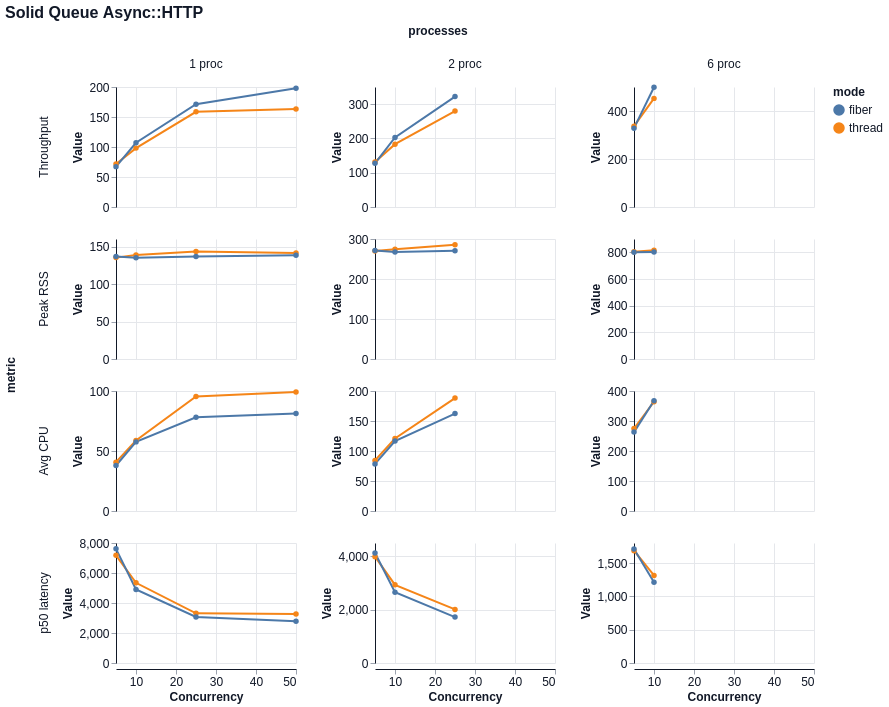

Vega-Lite specification for this chart:
### Vega-Lite specification from a JSON file in a GitHub repository (floating-point values rounded to 4 significant figures)
{"$schema": "https://vega.github.io/schema/vega-lite/v6.json", "title": "Solid Queue Async::HTTP", "width": 180, "height": 120, "data": {"values": [{"mode": "thread", "concurrency": 5, "processes": "1 proc", "metric": "Throughput", "value": 71.71, "unit": "jobs/s"}, {"mode": "thread", "concurrency": 5, "processes": "1 proc", "metric": "Peak RSS", "value": 135.2, "unit": "MB"}, {"mode": "thread", "concurrency": 5, "processes": "1 proc", "metric": "Avg CPU", "value": 40.7, "unit": "%"}, {"mode": "thread", "concurrency": 5, "processes": "1 proc", "metric": "p50 latency", "value": 7179.0, "unit": "ms"}, {"mode": "thread", "concurrency": 10, "processes": "1 proc", "metric": "Throughput", "value": 98.14, "unit": "jobs/s"}, {"mode": "thread", "concurrency": 10, "processes": "1 proc", "metric": "Peak RSS", "value": 138.5, "unit": "MB"}, {"mode": "thread", "concurrency": 10, "processes": "1 proc", "metric": "Avg CPU", "value": 58.8, "unit": "%"}, {"mode": "thread", "concurrency": 10, "processes": "1 proc", "metric": "p50 latency", "value": 5348.0, "unit": "ms"}, {"mode": "thread", "concurrency": 25, "processes": "1 proc", "metric": "Throughput", "value": 158.7, "unit": "jobs/s"}, {"mode": "thread", "concurrency": 25, "processes": "1 proc", "metric": "Peak RSS", "value": 143.3, "unit": "MB"}, {"mode": "thread", "concurrency": 25, "processes": "1 proc", "metric": "Avg CPU", "value": 95.5, "unit": "%"}, {"mode": "thread", "concurrency": 25, "processes": "1 proc", "metric": "p50 latency", "value": 3311.0, "unit": "ms"}, {"mode": "thread", "concurrency": 50, "processes": "1 proc", "metric": "Throughput", "value": 163.4, "unit": "jobs/s"}, {"mode": "thread", "concurrency": 50, "processes": "1 proc", "metric": "Peak RSS", "value": 141.3, "unit": "MB"}, {"mode": "thread", "concurrency": 50, "processes": "1 proc", "metric": "Avg CPU", "value": 99.2, "unit": "%"}, {"mode": "thread", "concurrency": 50, "processes": "1 proc", "metric": "p50 latency", "value": 3262.0, "unit": "ms"}, {"mode": "thread", "concurrency": 5, "processes": "2 proc", "metric": "Throughput", "value": 131.3, "unit": "jobs/s"}, {"mode": "thread", "concurrency": 5, "processes": "2 proc", "metric": "Peak RSS", "value": 269.8, "unit": "MB"}, {"mode": "thread", "concurrency": 5, "processes": "2 proc", "metric": "Avg CPU", "value": 84.3, "unit": "%"}, {"mode": "thread", "concurrency": 5, "processes": "2 proc", "metric": "p50 latency", "value": 3988.0, "unit": "ms"}, {"mode": "thread", "concurrency": 10, "processes": "2 proc", "metric": "Throughput", "value": 183.2, "unit": "jobs/s"}, {"mode": "thread", "concurrency": 10, "processes": "2 proc", "metric": "Peak RSS", "value": 274.7, "unit": "MB"}, {"mode": "thread", "concurrency": 10, "processes": "2 proc", "metric": "Avg CPU", "value": 120.8, "unit": "%"}, {"mode": "thread", "concurrency": 10, "processes": "2 proc", "metric": "p50 latency", "value": 2930.0, "unit": "ms"}, {"mode": "thread", "concurrency": 25, "processes": "2 proc", "metric": "Throughput", "value": 279.8, "unit": "jobs/s"}, {"mode": "thread", "concurrency": 25, "processes": "2 proc", "metric": "Peak RSS", "value": 285.4, "unit": "MB"}, {"mode": "thread", "concurrency": 25, "processes": "2 proc", "metric": "Avg CPU", "value": 188.2, "unit": "%"}, {"mode": "thread", "concurrency": 25, "processes": "2 proc", "metric": "p50 latency", "value": 2009.0, "unit": "ms"}, {"mode": "thread", "concurrency": 5, "processes": "6 proc", "metric": "Throughput", "value": 336.8, "unit": "jobs/s"}, {"mode": "thread", "concurrency": 5, "processes": "6 proc", "metric": "Peak RSS", "value": 804.1, "unit": "MB"}, {"mode": "thread", "concurrency": 5, "processes": "6 proc", "metric": "Avg CPU", "value": 275.0, "unit": "%"}, {"mode": "thread", "concurrency": 5, "processes": "6 proc", "metric": "p50 latency", "value": 1684.0, "unit": "ms"}, {"mode": "thread", "concurrency": 10, "processes": "6 proc", "metric": "Throughput", "value": 452.6, "unit": "jobs/s"}, {"mode": "thread", "concurrency": 10, "processes": "6 proc", "metric": "Peak RSS", "value": 815.4, "unit": "MB"}, {"mode": "thread", "concurrency": 10, "processes": "6 proc", "metric": "Avg CPU", "value": 364.2, "unit": "%"}, {"mode": "thread", "concurrency": 10, "processes": "6 proc", "metric": "p50 latency", "value": 1313.0, "unit": "ms"}, {"mode": "fiber", "concurrency": 5, "processes": "1 proc", "metric": "Throughput", "value": 67.29, "unit": "jobs/s"}, {"mode": "fiber", "concurrency": 5, "processes": "1 proc", "metric": "Peak RSS", "value": 136.8, "unit": "MB"}, {"mode": "fiber", "concurrency": 5, "processes": "1 proc", "metric": "Avg CPU", "value": 37.9, "unit": "%"}, {"mode": "fiber", "concurrency": 5, "processes": "1 proc", "metric": "p50 latency", "value": 7612.0, "unit": "ms"}, {"mode": "fiber", "concurrency": 10, "processes": "1 proc", "metric": "Throughput", "value": 107.1, "unit": "jobs/s"}, {"mode": "fiber", "concurrency": 10, "processes": "1 proc", "metric": "Peak RSS", "value": 135.1, "unit": "MB"}, {"mode": "fiber", "concurrency": 10, "processes": "1 proc", "metric": "Avg CPU", "value": 57.6, "unit": "%"}, {"mode": "fiber", "concurrency": 10, "processes": "1 proc", "metric": "p50 latency", "value": 4907.0, "unit": "ms"}, {"mode": "fiber", "concurrency": 25, "processes": "1 proc", "metric": "Throughput", "value": 171.3, "unit": "jobs/s"}, {"mode": "fiber", "concurrency": 25, "processes": "1 proc", "metric": "Peak RSS", "value": 136.7, "unit": "MB"}, {"mode": "fiber", "concurrency": 25, "processes": "1 proc", "metric": "Avg CPU", "value": 78.1, "unit": "%"}, {"mode": "fiber", "concurrency": 25, "processes": "1 proc", "metric": "p50 latency", "value": 3072.0, "unit": "ms"}, {"mode": "fiber", "concurrency": 50, "processes": "1 proc", "metric": "Throughput", "value": 198.0, "unit": "jobs/s"}, {"mode": "fiber", "concurrency": 50, "processes": "1 proc", "metric": "Peak RSS", "value": 138.3, "unit": "MB"}, {"mode": "fiber", "concurrency": 50, "processes": "1 proc", "metric": "Avg CPU", "value": 81.3, "unit": "%"}, {"mode": "fiber", "concurrency": 50, "processes": "1 proc", "metric": "p50 latency", "value": 2787.0, "unit": "ms"}, {"mode": "fiber", "concurrency": 5, "processes": "2 proc", "metric": "Throughput", "value": 127.4, "unit": "jobs/s"}, {"mode": "fiber", "concurrency": 5, "processes": "2 proc", "metric": "Peak RSS", "value": 271.4, "unit": "MB"}, {"mode": "fiber", "concurrency": 5, "processes": "2 proc", "metric": "Avg CPU", "value": 78.4, "unit": "%"}, {"mode": "fiber", "concurrency": 5, "processes": "2 proc", "metric": "p50 latency", "value": 4123.0, "unit": "ms"}, {"mode": "fiber", "concurrency": 10, "processes": "2 proc", "metric": "Throughput", "value": 202.8, "unit": "jobs/s"}, {"mode": "fiber", "concurrency": 10, "processes": "2 proc", "metric": "Peak RSS", "value": 267.8, "unit": "MB"}, {"mode": "fiber", "concurrency": 10, "processes": "2 proc", "metric": "Avg CPU", "value": 116.7, "unit": "%"}, {"mode": "fiber", "concurrency": 10, "processes": "2 proc", "metric": "p50 latency", "value": 2654.0, "unit": "ms"}, {"mode": "fiber", "concurrency": 25, "processes": "2 proc", "metric": "Throughput", "value": 322.1, "unit": "jobs/s"}, {"mode": "fiber", "concurrency": 25, "processes": "2 proc", "metric": "Peak RSS", "value": 270.6, "unit": "MB"}, {"mode": "fiber", "concurrency": 25, "processes": "2 proc", "metric": "Avg CPU", "value": 162.4, "unit": "%"}, {"mode": "fiber", "concurrency": 25, "processes": "2 proc", "metric": "p50 latency", "value": 1722.0, "unit": "ms"}, {"mode": "fiber", "concurrency": 5, "processes": "6 proc", "metric": "Throughput", "value": 328.5, "unit": "jobs/s"}, {"mode": "fiber", "concurrency": 5, "processes": "6 proc", "metric": "Peak RSS", "value": 800.4, "unit": "MB"}, {"mode": "fiber", "concurrency": 5, "processes": "6 proc", "metric": "Avg CPU", "value": 263.0, "unit": "%"}, {"mode": "fiber", "concurrency": 5, "processes": "6 proc", "metric": "p50 latency", "value": 1711.0, "unit": "ms"}, {"mode": "fiber", "concurrency": 10, "processes": "6 proc", "metric": "Throughput", "value": 499.0, "unit": "jobs/s"}, {"mode": "fiber", "concurrency": 10, "processes": "6 proc", "metric": "Peak RSS", "value": 802.3, "unit": "MB"}, {"mode": "fiber", "concurrency": 10, "processes": "6 proc", "metric": "Avg CPU", "value": 367.3, "unit": "%"}, {"mode": "fiber", "concurrency": 10, "processes": "6 proc", "metric": "p50 latency", "value": 1211.0, "unit": "ms"}]}, "mark": {"type": "line", "point": true, "tooltip": true}, "encoding": {"x": {"field": "concurrency", "type": "quantitative", "title": "Concurrency"}, "y": {"field": "value", "type": "quantitative", "title": "Value"}, "color": {"field": "mode", "type": "nominal"}, "tooltip": [{"field": "mode", "type": "nominal"}, {"field": "concurrency", "type": "quantitative"}, {"field": "processes", "type": "nominal"}, {"field": "metric", "type": "nominal"}, {"field": "percentile", "type": "nominal"}, {"field": "value", "type": "quantitative"}], "row": {"field": "metric", "type": "nominal", "sort": ["Throughput", "Peak RSS", "Avg CPU", "p50 latency"]}, "column": {"field": "processes", "type": "nominal", "sort": null}}, "config": {"background": "white", "axis": {"labelFont": "Helvetica", "titleFont": "Helvetica", "labelFontSize": 12, "titleFontSize": 12, "labelColor": "#111827", "titleColor": "#111827", "domainColor": "#111827", "tickColor": "#9ca3af", "grid": true, "gridColor": "#e5e7eb"}, "header": {"labelFont": "Helvetica", "titleFont": "Helvetica", "labelFontSize": 12, "titleFontSize": 12, "labelColor": "#111827", "titleColor": "#111827"}, "legend": {"labelFont": "Helvetica", "titleFont": "Helvetica", "labelFontSize": 12, "titleFontSize": 12, "labelColor": "#111827", "titleColor": "#111827"}, "title": {"font": "Helvetica", "fontSize": 16, "anchor": "start", "color": "#111827"}, "view": {"stroke": null}}, "resolve": {"scale": {"y": "independent"}}}
